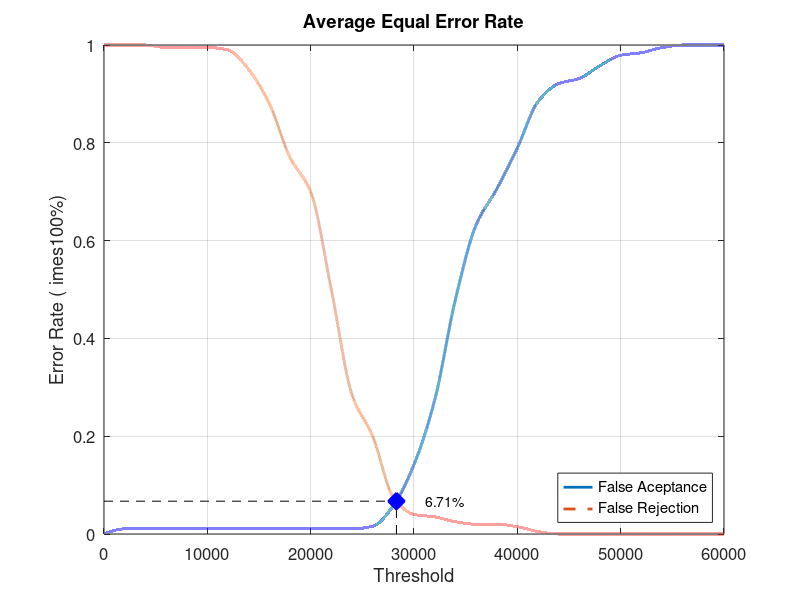
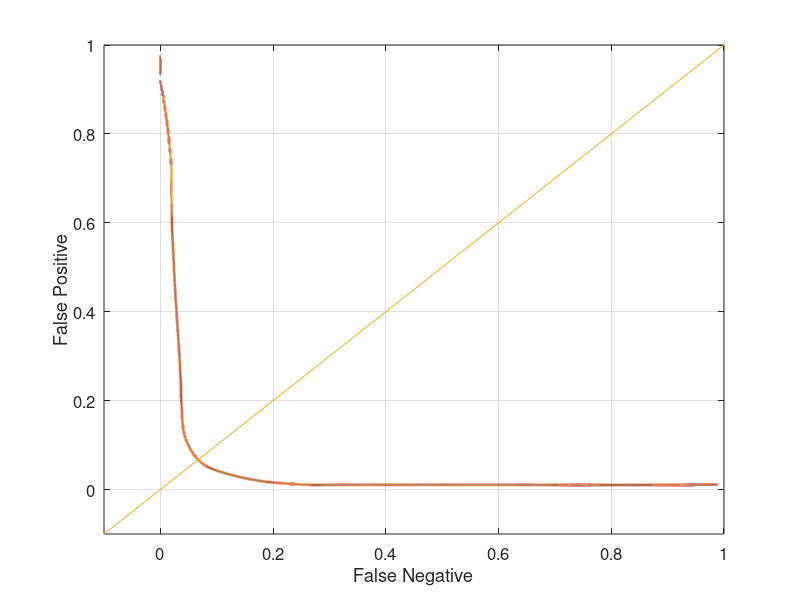

These figures' MATLAB source, in order:
close all;
clear;
clc;
x = 0:2000:60000;
xq = 0:0.5:60000;

y0 = [0 0.0105263 0.0105263 0.0105263 0.0105263 0.0105263 0.0105263 0.0105263 0.0105263 0.0105263 0.0105263 0.0105263 0.0105263 0.0157895 0.0578947 0.142105 0.273684 0.478947 0.631579 0.705263 0.789474 0.884211 0.921053 0.931579 0.957895 0.978947 0.984211 0.994737 1 1 1]
yy0 = interp1(x, y0, xq, 'pchip');
y1 = [1 1 1 0.995 0.995 0.995 0.99 0.95 0.88 0.77 0.7 0.5 0.285 0.2 0.075 0.04 0.035 0.025 0.02 0.02 0.015 0.005 0 0 0 0 0 0 0 0 0]
yy1 = interp1(x, y1, xq, 'pchip');

% Calculating EER: 
y2 = abs(y0 - y1);
find(y2 == min(y2))
yy2 = abs(yy0 - yy1);
xEER = find(yy2 == min(yy2));
xEERIndex = xq(xEER) % X-axis EER
yEER = yy0(xEER) % Y-axis EER

main = figure
plot(xq, yy0,'-','LineWidth', 2);	hold on
plot(xq, yy1,'--','LineWidth', 2);	hold on
plot([xEERIndex xEERIndex], [0 yEER], 'k--');	hold on
plot([0 xEERIndex], [yEER yEER], 'k--');	hold on
plot(xEERIndex, yEER, 'bx', 'LineWidth', 10);	hold on
text(xEERIndex + 10 * xEERIndex / 100, yEER, [num2str(round((10000 * yEER)) / 100) '%'])
legend('False Aceptance', 'False Rejection', 'Location', 'SouthEast')
xlabel('Threshold')
ylabel('Error Rate (	imes100%)')
title('Average Equal Error Rate')
set(gca, 'FontSize', 12)
axis([0 60000 0 1])
grid on

print(main, 'Database3_4Main', '-dpng');
FNRxFPR = figure('Color', [1 1 1]);
plot(yy1, yy0, '-', yy1, yy0, 'LineWidth', 2);
hold on
y = -0.1:0.1:1
plot(y, y); 
set(gca, 'FontSize', 12)
xlabel('False Negative')
ylabel('False Positive')
axis([-0.1 1 -0.1 1])
set(gca, 'FontSize', 12)
grid on

print(FNRxFPR, 'Database3_4FNRxFPR','-dpng');
